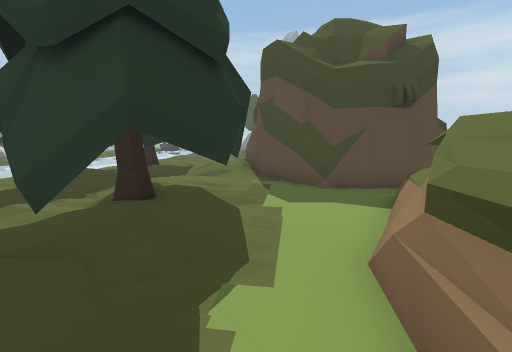
[1] (above)

24 first-person views from a walk through a 3-D level made in the Unity game engine. The camera is 1.3 m above the floor, tilts 8° down and sees 90° across. The floor is counted in squares, 1 m on a side. Each view is taken from the middle of a square. On the plan, view 1 faces up. The plan holds only what a view shows up to about 13 squares ahead; the rest is blank. The place goes on beyond the plan. The player is left out. Some surface patterns are stand-ins.

[2]
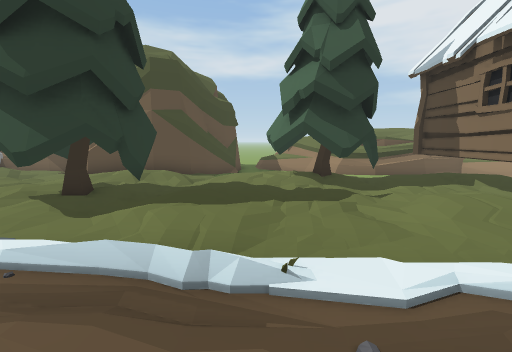

[3]
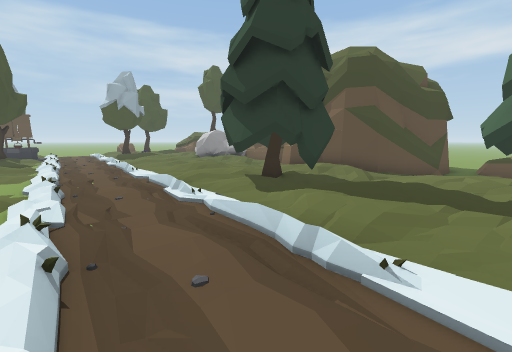

[4]
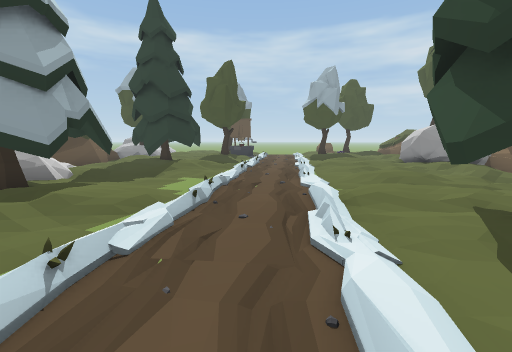

[5]
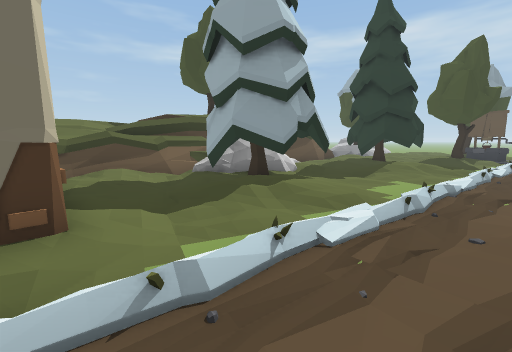

[6]
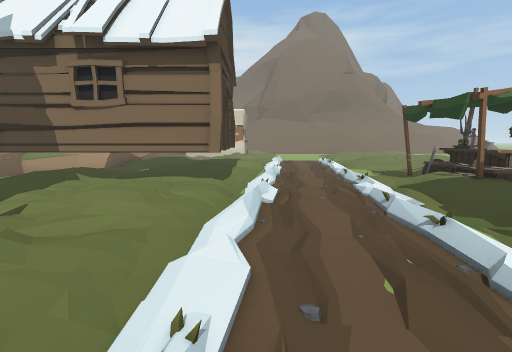

[7]
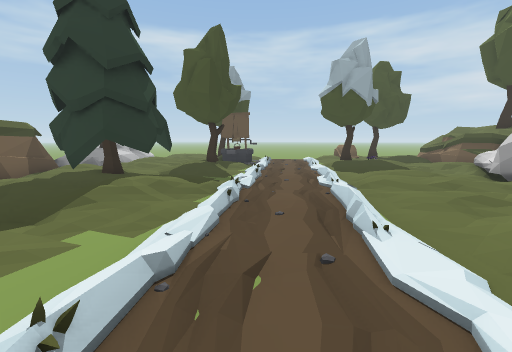

[8]
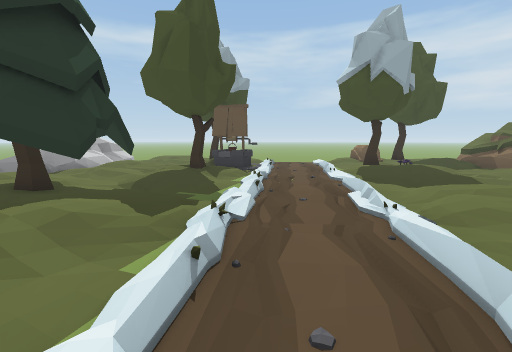

[9]
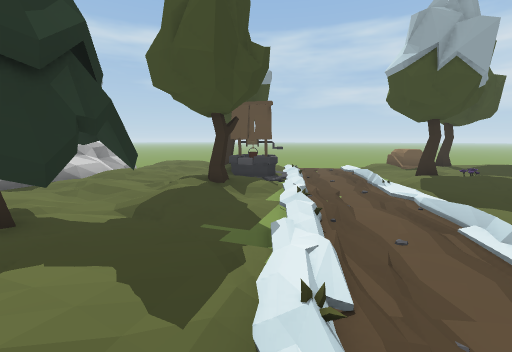

[10]
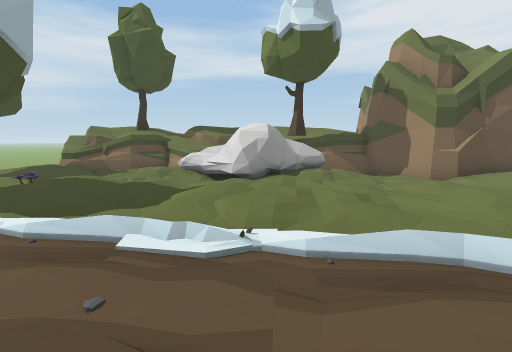

[11]
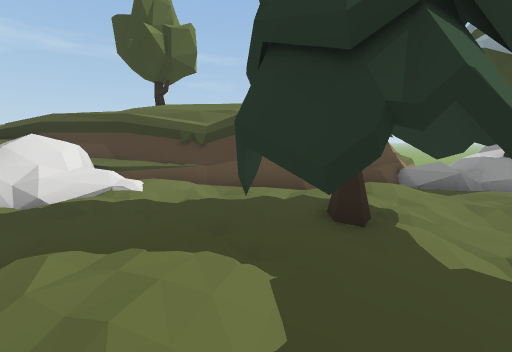

[12]
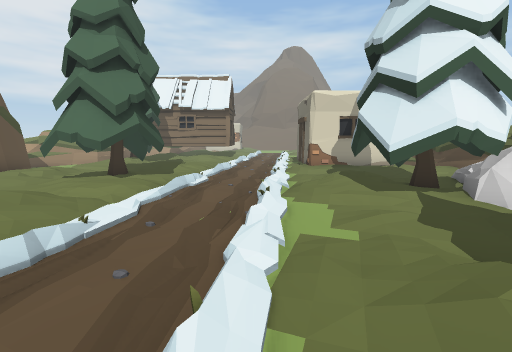

[13]
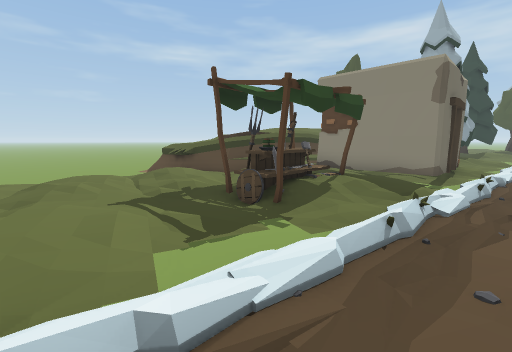

[14]
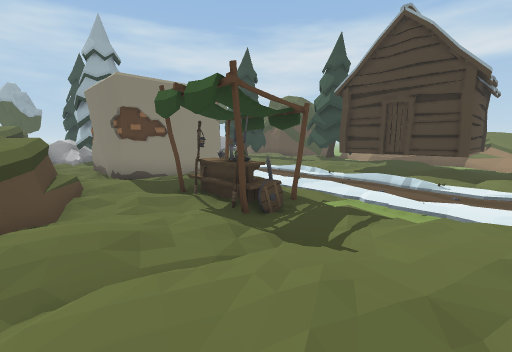

[15]
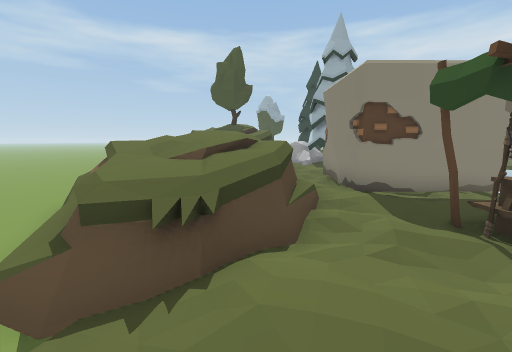

[16]
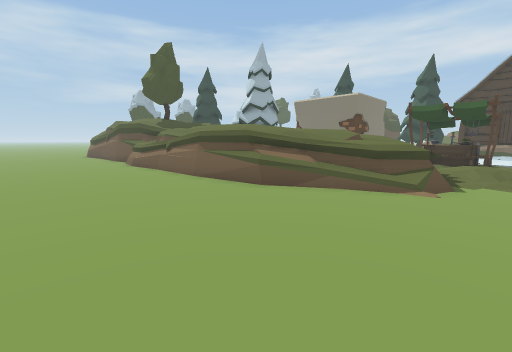

[17]
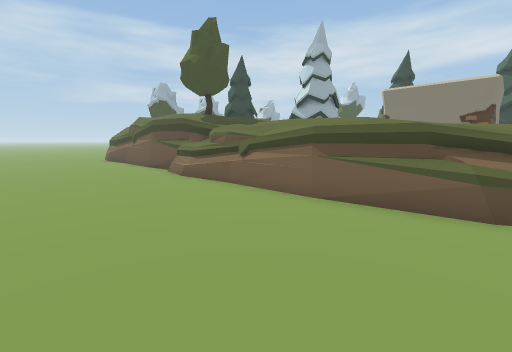

[18]
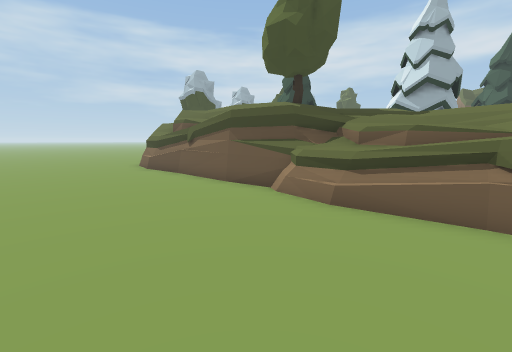

[19]
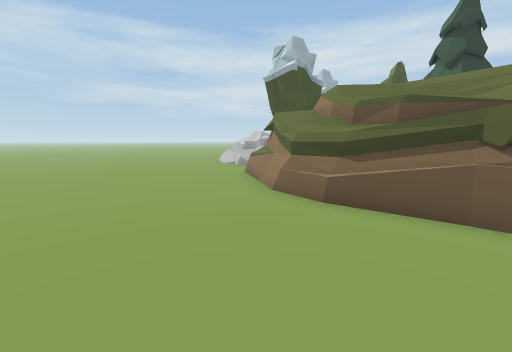

[20]
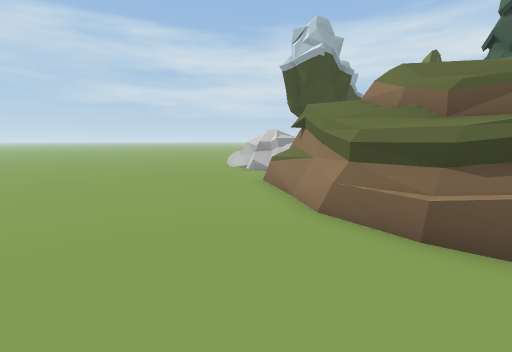

[21]
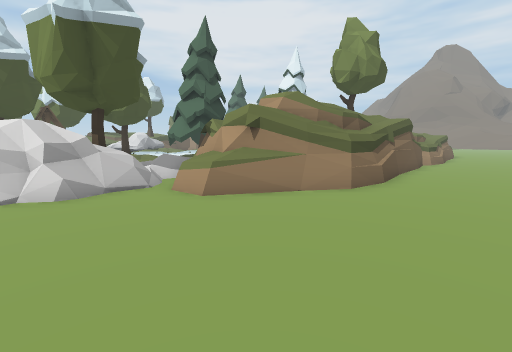

[22]
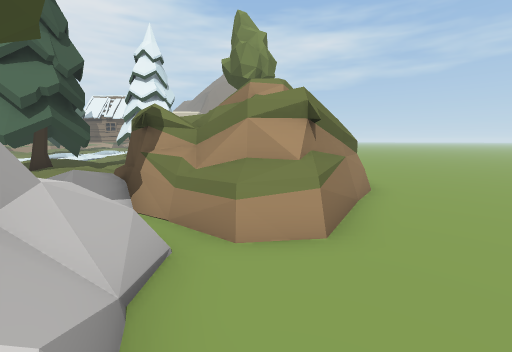

[23]
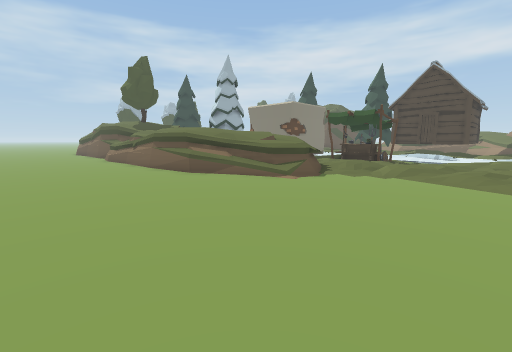

[24]
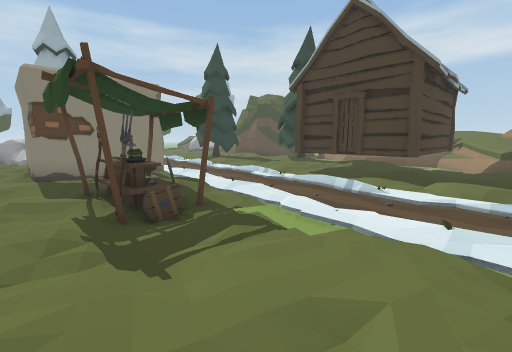

### Floor plan
Key: @ floor where view 1 was taken; # wall or solid block; . main floor; : floor 0.25 m higher than the main floor; + floor 0.5 m higher than the main floor; * floor 1.25 m higher than the main floor; / step, stairs or slope; = window, fence, low wall or low ledge; ^ raised ledge; v drop or lower ground; T pine tree; H hut; R tree; S stall; W well; O other object.
Columns run from 28 left of view 1 to 6 right of it. Each row starts with its distance up from view 1.
 29 ..........= =/::: R //.///O R
 28 .........#=RR/::/:WW:..///O/:+ #
 27 .........=^RR=://:WWW../.::::/^^
 26 ........==^###++::WW//./.R:/:/^^^
 25 .......=^==^^/::::::/..//:O  /^^R
 24 ......###^#^///::/R//..:/:+:::^^R
 23 ......###### /::://./../::::/+^^^
 22 .....####^^^ +/TT//::../:/:://^^^
 21 .....##   ^^#:TTTT/././///::OO^^^
 20 .....##    ##:TTTT://./://:OO  ^^
 19 .....##    ##::TT+://.//++:OO
 18 .....##    ^://:/+///./:://:OOO^^
 17 .....##   #^//::////..//:::/O#R^^
 16 .....##   #^////.:./../:/:////^^^
 15 .....##    #= //...:..///////.^^^
 14 .....##    #O TTT../..//+/:..##
 13 .....^##   #OTTTT://.///:::.##
 12 .....^^#  ^#=TTTT://.//:TT:/#
 11 .....^^^^^^^=/TTT///./:TTT:+#
 10 .....=^^^^^^/::////../TTTT/+#
  9 .....#^^ ^^^/:::::/../:TTT//##
  8 .....=^^^^^^/:::://..////:.:.##  ##
  7 .....#^^^  ^:####:/../:+::/:/.####.
  6 .....#^^^^^#:#   O/...::::+T/...=..
  5 .....=^^^^^^:##  O/./.:::TTTT..=
  4 .....=^^^^^^:O###//./::::TT:T.==
  3 ......^^^^^^::::///..:+/:TTTT.=#
  2 ......^^^^^=::::/:..//++::TT.=#
  1 .......^^^^/:SS#//..//:+::::.:/
  0 .......=^^=/::S#//../HHHHHHH@=/
 -1 ........==//:SSS::../H::::+H =*
 -2 ..........////..././/H:::::  =
 -3 ..........::/:..//.//H+::..  v
 -4 ........./::::://..//HHHHHHH/=
 -5  ......../::::://..//+::://==/
 -6 . .......::::/+//..//::::::=

Positions as (right, up) in squares from view 1, and headings:
1: (0, 0), facing up
2: (-10, 6), facing right
3: (-10, 5), facing up-right
4: (-8, 7), facing up
5: (-8, 7), facing up-left
6: (-8, 7), facing down
7: (-8, 12), facing up
8: (-8, 15), facing up
9: (-9, 17), facing up
10: (-9, 19), facing right
11: (-9, 19), facing left
12: (-9, 19), facing down
13: (-10, -5), facing up-left
14: (-18, -5), facing up-right
15: (-18, -3), facing up
16: (-28, -2), facing up-right
17: (-28, 3), facing up-right
18: (-28, 9), facing up-right
19: (-28, 18), facing up-right
20: (-27, 20), facing up-right
21: (-26, 29), facing down-right
22: (-20, 29), facing down
23: (-28, -6), facing up-right
24: (-16, -6), facing up-right
